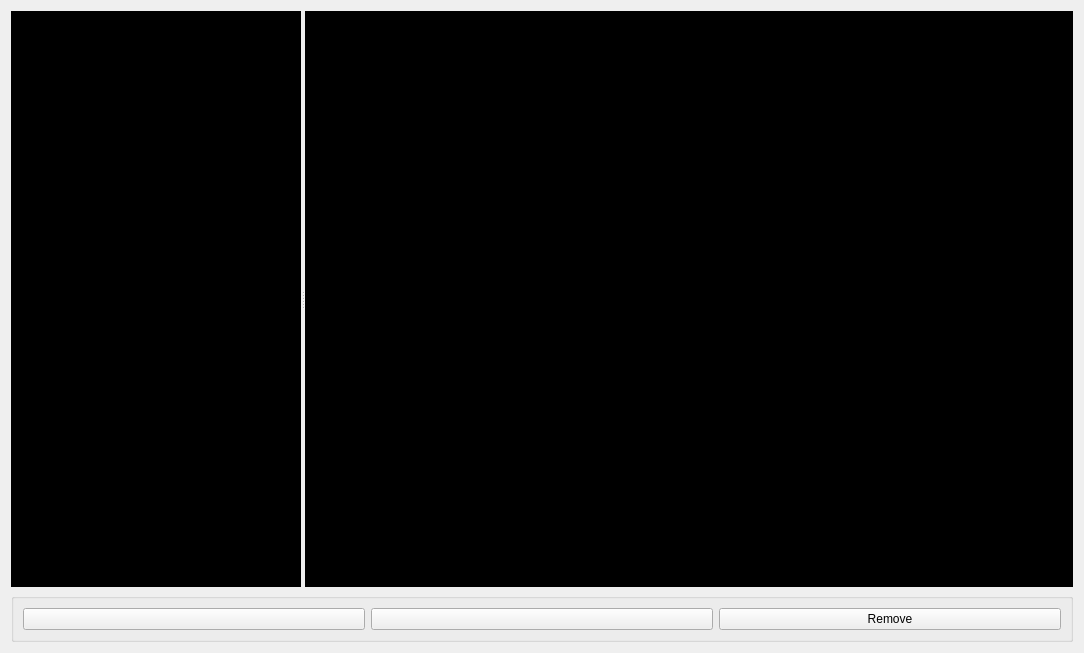
<?xml version="1.0" encoding="UTF-8"?>
<ui version="4.0">
 <class>TextSorterDialog</class>
 <widget class="QWidget" name="TextSorterDialog">
  <property name="geometry">
   <rect>
    <x>0</x>
    <y>0</y>
    <width>1084</width>
    <height>633</height>
   </rect>
  </property>
  <property name="windowTitle">
   <string>Form</string>
  </property>
  <layout class="QVBoxLayout" name="verticalLayout">
   <item>
    <widget class="QSplitter" name="splitter">
     <property name="orientation">
      <enum>Qt::Horizontal</enum>
     </property>
     <widget class="QListView" name="text_list">
      <property name="sizePolicy">
       <sizepolicy hsizetype="Expanding" vsizetype="Expanding">
        <horstretch>1</horstretch>
        <verstretch>0</verstretch>
       </sizepolicy>
      </property>
      <property name="minimumSize">
       <size>
        <width>200</width>
        <height>576</height>
       </size>
      </property>
      <property name="maximumSize">
       <size>
        <width>16777215</width>
        <height>576</height>
       </size>
      </property>
      <property name="palette">
       <palette>
        <active>
         <colorrole role="WindowText">
          <brush brushstyle="SolidPattern">
           <color alpha="255">
            <red>255</red>
            <green>255</green>
            <blue>255</blue>
           </color>
          </brush>
         </colorrole>
         <colorrole role="Text">
          <brush brushstyle="SolidPattern">
           <color alpha="255">
            <red>255</red>
            <green>255</green>
            <blue>255</blue>
           </color>
          </brush>
         </colorrole>
         <colorrole role="Base">
          <brush brushstyle="SolidPattern">
           <color alpha="255">
            <red>0</red>
            <green>0</green>
            <blue>0</blue>
           </color>
          </brush>
         </colorrole>
         <colorrole role="Window">
          <brush brushstyle="SolidPattern">
           <color alpha="255">
            <red>0</red>
            <green>0</green>
            <blue>0</blue>
           </color>
          </brush>
         </colorrole>
        </active>
        <inactive>
         <colorrole role="WindowText">
          <brush brushstyle="SolidPattern">
           <color alpha="255">
            <red>255</red>
            <green>255</green>
            <blue>255</blue>
           </color>
          </brush>
         </colorrole>
         <colorrole role="Text">
          <brush brushstyle="SolidPattern">
           <color alpha="255">
            <red>255</red>
            <green>255</green>
            <blue>255</blue>
           </color>
          </brush>
         </colorrole>
         <colorrole role="Base">
          <brush brushstyle="SolidPattern">
           <color alpha="255">
            <red>0</red>
            <green>0</green>
            <blue>0</blue>
           </color>
          </brush>
         </colorrole>
         <colorrole role="Window">
          <brush brushstyle="SolidPattern">
           <color alpha="255">
            <red>0</red>
            <green>0</green>
            <blue>0</blue>
           </color>
          </brush>
         </colorrole>
        </inactive>
        <disabled>
         <colorrole role="WindowText">
          <brush brushstyle="SolidPattern">
           <color alpha="255">
            <red>128</red>
            <green>125</green>
            <blue>123</blue>
           </color>
          </brush>
         </colorrole>
         <colorrole role="Text">
          <brush brushstyle="SolidPattern">
           <color alpha="255">
            <red>128</red>
            <green>125</green>
            <blue>123</blue>
           </color>
          </brush>
         </colorrole>
         <colorrole role="Base">
          <brush brushstyle="SolidPattern">
           <color alpha="255">
            <red>0</red>
            <green>0</green>
            <blue>0</blue>
           </color>
          </brush>
         </colorrole>
         <colorrole role="Window">
          <brush brushstyle="SolidPattern">
           <color alpha="255">
            <red>0</red>
            <green>0</green>
            <blue>0</blue>
           </color>
          </brush>
         </colorrole>
        </disabled>
       </palette>
      </property>
     </widget>
     <widget class="KRichTextWidget" name="text_preview">
      <property name="sizePolicy">
       <sizepolicy hsizetype="Expanding" vsizetype="Expanding">
        <horstretch>100</horstretch>
        <verstretch>0</verstretch>
       </sizepolicy>
      </property>
      <property name="minimumSize">
       <size>
        <width>0</width>
        <height>576</height>
       </size>
      </property>
      <property name="maximumSize">
       <size>
        <width>768</width>
        <height>576</height>
       </size>
      </property>
      <property name="palette">
       <palette>
        <active>
         <colorrole role="WindowText">
          <brush brushstyle="SolidPattern">
           <color alpha="255">
            <red>255</red>
            <green>255</green>
            <blue>255</blue>
           </color>
          </brush>
         </colorrole>
         <colorrole role="Button">
          <brush brushstyle="SolidPattern">
           <color alpha="255">
            <red>0</red>
            <green>0</green>
            <blue>0</blue>
           </color>
          </brush>
         </colorrole>
         <colorrole role="Light">
          <brush brushstyle="SolidPattern">
           <color alpha="255">
            <red>0</red>
            <green>0</green>
            <blue>0</blue>
           </color>
          </brush>
         </colorrole>
         <colorrole role="Midlight">
          <brush brushstyle="SolidPattern">
           <color alpha="255">
            <red>0</red>
            <green>0</green>
            <blue>0</blue>
           </color>
          </brush>
         </colorrole>
         <colorrole role="Dark">
          <brush brushstyle="SolidPattern">
           <color alpha="255">
            <red>0</red>
            <green>0</green>
            <blue>0</blue>
           </color>
          </brush>
         </colorrole>
         <colorrole role="Mid">
          <brush brushstyle="SolidPattern">
           <color alpha="255">
            <red>0</red>
            <green>0</green>
            <blue>0</blue>
           </color>
          </brush>
         </colorrole>
         <colorrole role="Text">
          <brush brushstyle="SolidPattern">
           <color alpha="255">
            <red>255</red>
            <green>255</green>
            <blue>255</blue>
           </color>
          </brush>
         </colorrole>
         <colorrole role="BrightText">
          <brush brushstyle="SolidPattern">
           <color alpha="255">
            <red>255</red>
            <green>255</green>
            <blue>255</blue>
           </color>
          </brush>
         </colorrole>
         <colorrole role="ButtonText">
          <brush brushstyle="SolidPattern">
           <color alpha="255">
            <red>255</red>
            <green>255</green>
            <blue>255</blue>
           </color>
          </brush>
         </colorrole>
         <colorrole role="Base">
          <brush brushstyle="SolidPattern">
           <color alpha="255">
            <red>0</red>
            <green>0</green>
            <blue>0</blue>
           </color>
          </brush>
         </colorrole>
         <colorrole role="Window">
          <brush brushstyle="SolidPattern">
           <color alpha="255">
            <red>0</red>
            <green>0</green>
            <blue>0</blue>
           </color>
          </brush>
         </colorrole>
         <colorrole role="Shadow">
          <brush brushstyle="SolidPattern">
           <color alpha="255">
            <red>0</red>
            <green>0</green>
            <blue>0</blue>
           </color>
          </brush>
         </colorrole>
         <colorrole role="AlternateBase">
          <brush brushstyle="SolidPattern">
           <color alpha="255">
            <red>0</red>
            <green>0</green>
            <blue>0</blue>
           </color>
          </brush>
         </colorrole>
         <colorrole role="ToolTipBase">
          <brush brushstyle="SolidPattern">
           <color alpha="255">
            <red>255</red>
            <green>255</green>
            <blue>220</blue>
           </color>
          </brush>
         </colorrole>
         <colorrole role="ToolTipText">
          <brush brushstyle="SolidPattern">
           <color alpha="255">
            <red>0</red>
            <green>0</green>
            <blue>0</blue>
           </color>
          </brush>
         </colorrole>
        </active>
        <inactive>
         <colorrole role="WindowText">
          <brush brushstyle="SolidPattern">
           <color alpha="255">
            <red>255</red>
            <green>255</green>
            <blue>255</blue>
           </color>
          </brush>
         </colorrole>
         <colorrole role="Button">
          <brush brushstyle="SolidPattern">
           <color alpha="255">
            <red>0</red>
            <green>0</green>
            <blue>0</blue>
           </color>
          </brush>
         </colorrole>
         <colorrole role="Light">
          <brush brushstyle="SolidPattern">
           <color alpha="255">
            <red>0</red>
            <green>0</green>
            <blue>0</blue>
           </color>
          </brush>
         </colorrole>
         <colorrole role="Midlight">
          <brush brushstyle="SolidPattern">
           <color alpha="255">
            <red>0</red>
            <green>0</green>
            <blue>0</blue>
           </color>
          </brush>
         </colorrole>
         <colorrole role="Dark">
          <brush brushstyle="SolidPattern">
           <color alpha="255">
            <red>0</red>
            <green>0</green>
            <blue>0</blue>
           </color>
          </brush>
         </colorrole>
         <colorrole role="Mid">
          <brush brushstyle="SolidPattern">
           <color alpha="255">
            <red>0</red>
            <green>0</green>
            <blue>0</blue>
           </color>
          </brush>
         </colorrole>
         <colorrole role="Text">
          <brush brushstyle="SolidPattern">
           <color alpha="255">
            <red>255</red>
            <green>255</green>
            <blue>255</blue>
           </color>
          </brush>
         </colorrole>
         <colorrole role="BrightText">
          <brush brushstyle="SolidPattern">
           <color alpha="255">
            <red>255</red>
            <green>255</green>
            <blue>255</blue>
           </color>
          </brush>
         </colorrole>
         <colorrole role="ButtonText">
          <brush brushstyle="SolidPattern">
           <color alpha="255">
            <red>255</red>
            <green>255</green>
            <blue>255</blue>
           </color>
          </brush>
         </colorrole>
         <colorrole role="Base">
          <brush brushstyle="SolidPattern">
           <color alpha="255">
            <red>0</red>
            <green>0</green>
            <blue>0</blue>
           </color>
          </brush>
         </colorrole>
         <colorrole role="Window">
          <brush brushstyle="SolidPattern">
           <color alpha="255">
            <red>0</red>
            <green>0</green>
            <blue>0</blue>
           </color>
          </brush>
         </colorrole>
         <colorrole role="Shadow">
          <brush brushstyle="SolidPattern">
           <color alpha="255">
            <red>0</red>
            <green>0</green>
            <blue>0</blue>
           </color>
          </brush>
         </colorrole>
         <colorrole role="AlternateBase">
          <brush brushstyle="SolidPattern">
           <color alpha="255">
            <red>0</red>
            <green>0</green>
            <blue>0</blue>
           </color>
          </brush>
         </colorrole>
         <colorrole role="ToolTipBase">
          <brush brushstyle="SolidPattern">
           <color alpha="255">
            <red>255</red>
            <green>255</green>
            <blue>220</blue>
           </color>
          </brush>
         </colorrole>
         <colorrole role="ToolTipText">
          <brush brushstyle="SolidPattern">
           <color alpha="255">
            <red>0</red>
            <green>0</green>
            <blue>0</blue>
           </color>
          </brush>
         </colorrole>
        </inactive>
        <disabled>
         <colorrole role="WindowText">
          <brush brushstyle="SolidPattern">
           <color alpha="255">
            <red>0</red>
            <green>0</green>
            <blue>0</blue>
           </color>
          </brush>
         </colorrole>
         <colorrole role="Button">
          <brush brushstyle="SolidPattern">
           <color alpha="255">
            <red>0</red>
            <green>0</green>
            <blue>0</blue>
           </color>
          </brush>
         </colorrole>
         <colorrole role="Light">
          <brush brushstyle="SolidPattern">
           <color alpha="255">
            <red>0</red>
            <green>0</green>
            <blue>0</blue>
           </color>
          </brush>
         </colorrole>
         <colorrole role="Midlight">
          <brush brushstyle="SolidPattern">
           <color alpha="255">
            <red>0</red>
            <green>0</green>
            <blue>0</blue>
           </color>
          </brush>
         </colorrole>
         <colorrole role="Dark">
          <brush brushstyle="SolidPattern">
           <color alpha="255">
            <red>0</red>
            <green>0</green>
            <blue>0</blue>
           </color>
          </brush>
         </colorrole>
         <colorrole role="Mid">
          <brush brushstyle="SolidPattern">
           <color alpha="255">
            <red>0</red>
            <green>0</green>
            <blue>0</blue>
           </color>
          </brush>
         </colorrole>
         <colorrole role="Text">
          <brush brushstyle="SolidPattern">
           <color alpha="255">
            <red>0</red>
            <green>0</green>
            <blue>0</blue>
           </color>
          </brush>
         </colorrole>
         <colorrole role="BrightText">
          <brush brushstyle="SolidPattern">
           <color alpha="255">
            <red>255</red>
            <green>255</green>
            <blue>255</blue>
           </color>
          </brush>
         </colorrole>
         <colorrole role="ButtonText">
          <brush brushstyle="SolidPattern">
           <color alpha="255">
            <red>0</red>
            <green>0</green>
            <blue>0</blue>
           </color>
          </brush>
         </colorrole>
         <colorrole role="Base">
          <brush brushstyle="SolidPattern">
           <color alpha="255">
            <red>0</red>
            <green>0</green>
            <blue>0</blue>
           </color>
          </brush>
         </colorrole>
         <colorrole role="Window">
          <brush brushstyle="SolidPattern">
           <color alpha="255">
            <red>0</red>
            <green>0</green>
            <blue>0</blue>
           </color>
          </brush>
         </colorrole>
         <colorrole role="Shadow">
          <brush brushstyle="SolidPattern">
           <color alpha="255">
            <red>0</red>
            <green>0</green>
            <blue>0</blue>
           </color>
          </brush>
         </colorrole>
         <colorrole role="AlternateBase">
          <brush brushstyle="SolidPattern">
           <color alpha="255">
            <red>0</red>
            <green>0</green>
            <blue>0</blue>
           </color>
          </brush>
         </colorrole>
         <colorrole role="ToolTipBase">
          <brush brushstyle="SolidPattern">
           <color alpha="255">
            <red>255</red>
            <green>255</green>
            <blue>220</blue>
           </color>
          </brush>
         </colorrole>
         <colorrole role="ToolTipText">
          <brush brushstyle="SolidPattern">
           <color alpha="255">
            <red>0</red>
            <green>0</green>
            <blue>0</blue>
           </color>
          </brush>
         </colorrole>
        </disabled>
       </palette>
      </property>
      <property name="readOnly">
       <bool>true</bool>
      </property>
     </widget>
    </widget>
   </item>
   <item>
    <widget class="KButtonGroup" name="kbuttongroup">
     <layout class="QHBoxLayout" name="horizontalLayout">
      <item>
       <widget class="KArrowButton" name="move_down_button">
        <property name="arrowType" stdset="0">
         <number>2</number>
        </property>
       </widget>
      </item>
      <item>
       <widget class="KArrowButton" name="move_up_button"/>
      </item>
      <item>
       <widget class="KPushButton" name="remove_button">
        <property name="text">
         <string>Remove</string>
        </property>
        <property name="icon">
         <iconset theme="edit-delete">
          <normaloff>../../../../</normaloff>../../../../</iconset>
        </property>
       </widget>
      </item>
     </layout>
    </widget>
   </item>
   <item>
    <spacer name="verticalSpacer">
     <property name="orientation">
      <enum>Qt::Vertical</enum>
     </property>
     <property name="sizeHint" stdset="0">
      <size>
       <width>20</width>
       <height>40</height>
      </size>
     </property>
    </spacer>
   </item>
  </layout>
 </widget>
 <customwidgets>
  <customwidget>
   <class>KArrowButton</class>
   <extends>QPushButton</extends>
   <header>karrowbutton.h</header>
  </customwidget>
  <customwidget>
   <class>KRichTextEdit</class>
   <extends>KTextEdit</extends>
   <header>krichtextedit.h</header>
  </customwidget>
  <customwidget>
   <class>KButtonGroup</class>
   <extends>QGroupBox</extends>
   <header>kbuttongroup.h</header>
   <container>1</container>
  </customwidget>
  <customwidget>
   <class>KPushButton</class>
   <extends>QPushButton</extends>
   <header>kpushbutton.h</header>
  </customwidget>
  <customwidget>
   <class>KTextEdit</class>
   <extends>QTextEdit</extends>
   <header>ktextedit.h</header>
  </customwidget>
  <customwidget>
   <class>KRichTextWidget</class>
   <extends>KRichTextEdit</extends>
   <header>krichtextwidget.h</header>
  </customwidget>
 </customwidgets>
 <resources/>
 <connections/>
</ui>
